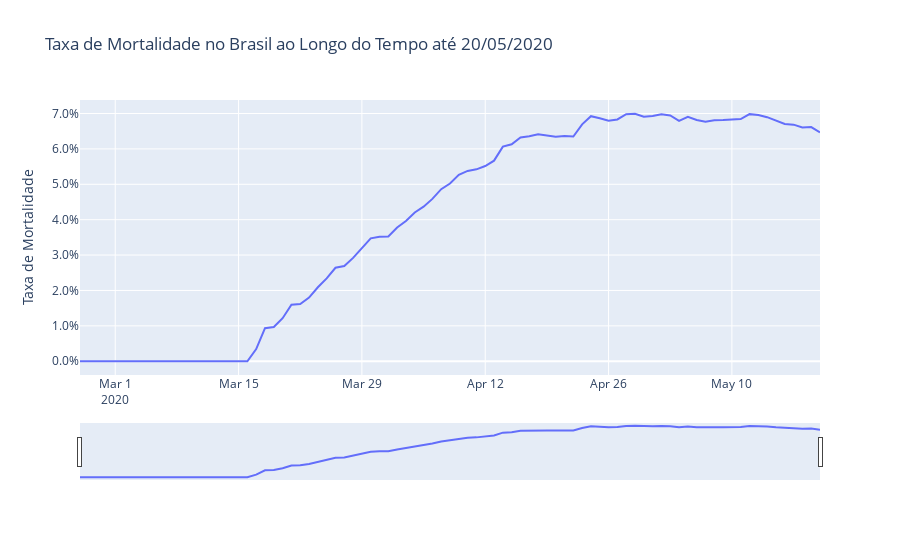

Notebook code cell kept with this figure:
### Code cell
df_copy = df_br.copy()

date_x = df_copy['date']
rate_y = df_copy['mortality']

# Criando as linhas
fig = go.Figure()
fig.add_trace(go.Scatter(x=date_x, y=rate_y,
                    mode='lines',
                    name='Mortalidade'))

fig.update_xaxes(rangeslider_visible=True)
fig.update_layout(title= f"Taxa de Mortalidade no Brasil ao Longo do Tempo até {max_date_br}",
                  yaxis_title='Taxa de Mortalidade', 
                  yaxis_tickformat = '.1%')

fig.show()
